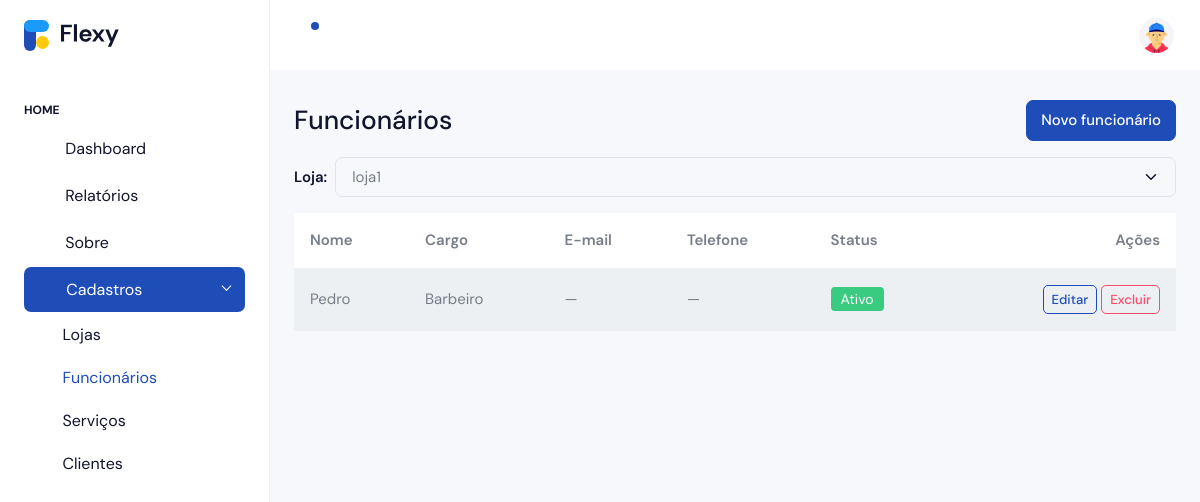
Before: /cadastro/funcionarios/ (signed in) with the older database file.
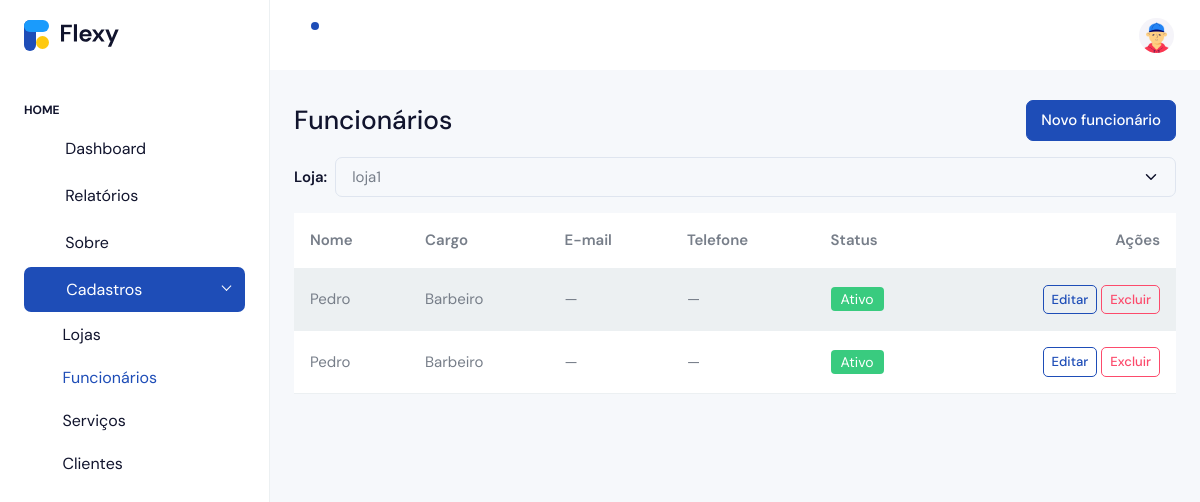
After: the same page with the newer database file.
### apps/cadastro/models.py (models this page shows, shortened)
class Funcionario(models.Model):
    class Cargo(models.TextChoices):
        BARBEIRO = 'barbeiro', 'Barbeiro'
        CABELEIREIRO = 'cabeleireiro', 'Cabeleireiro(a)'
        MANICURE = 'manicure', 'Manicure/Pedicure'
        ESTETICISTA = 'esteticista', 'Esteticista'
        SOMBRANCELHA = 'sobrancelha', 'Designer de Sobrancelha'
        RECEPCAO = 'recepcao', 'Recepção'
        OUTRO = 'outro', 'Outro'
    phone_regex = RegexValidator(
        r'^\+?\d{10,15}$',
        'Informe telefone no formato internacional, ex.: +5585...'
    )
    loja = models.ForeignKey('Loja', on_delete=models.CASCADE, related_name='funcionarios')
    nome = models.CharField(max_length=120)
    cargo = models.CharField(max_length=20, choices=Cargo.choices, default=Cargo.BARBEIRO)
    email = models.EmailField(blank=True, null=True)
    telefone = models.CharField(max_length=17, blank=True, null=True, validators=[phone_regex])
    slug = models.SlugField(max_length=160, blank=True)
    ativo = models.BooleanField(default=True)
    criado_em = models.DateTimeField(auto_now_add=True)
    atualizado_em = models.DateTimeField(auto_now=True)
    class Meta:
        verbose_name = 'Funcionário'
        verbose_name_plural = 'Funcionários'
        unique_together = (('loja', 'slug'),)
        ordering = ('nome',)

### apps/cadastro/views.py (the view, shortened to what this page needs)
# urls.py: path('funcionarios/', views.funcionarios, name='funcionarios'),
@login_required
@subscription_required
def funcionarios(request):
    if not getattr(request.user, 'is_owner', False):
        return redirect('accounts:owner_login')
    lojas_qs = request.user.lojas.order_by('nome')
    loja = _get_loja_ativa(request, lojas_qs)
    target = request.headers.get('HX-Target')
    form = FuncionarioForm(lojas=lojas_qs, initial={'loja': loja})
    inst = Funcionario(loja=loja)
    formset = _agenda_formset(inst)
    qs = loja.funcionarios.order_by('nome')
    ctx = {'lojas': lojas_qs, 'loja': loja, 'form': form, 'formset': formset, 'funcionarios': qs}
    if request.headers.get('HX-Request') and target != 'content':
        return render(request, 'cadastro/partials/funcionarios.html', ctx)
    return render(request, 'cadastro/funcionarios.html', ctx)

### apps/cadastro/forms.py (shortened to what this page needs)
class FuncionarioForm(forms.ModelForm):
    loja = forms.ModelChoiceField(queryset=Loja.objects.none(), label="Loja")
    class Meta:
        model = Funcionario
        fields = ["loja", "nome", "cargo", "email", "telefone", "ativo"]
        labels = {
            "nome": "Nome",
            "cargo": "Cargo",
            "email": "E-mail",
            "telefone": "Telefone",
            "ativo": "Ativo?",
            "loja": "Loja",
        }
        widgets = {
            "nome": forms.TextInput(attrs={"placeholder": "Ex.: Pedro Alves"}),
            "email": forms.EmailInput(attrs={"placeholder": "exemplo@dominio.com"}),
            "telefone": forms.TextInput(attrs={"placeholder": "+5585..."}),
        }
    def __init__(self, *args, **kwargs):
        lojas = kwargs.pop("lojas", Loja.objects.none())
        super().__init__(*args, **kwargs)
        self.fields["loja"].queryset = lojas

### apps/accounts/models.py (called while the page is built)
    def is_active(self) -> bool:
        return timezone.now() <= self.end_date

### apps/cadastro/models.py (called while the page is built)
    def __str__(self):
        return f"{self.nome} ({self.owner.email})"

### apps/cadastro/templates/cadastro/funcionarios.html (shortened to what this page needs)
{% extends 'accounts/index.html' %}
{% block content %}
<div class="d-flex justify-content-between align-items-center mb-3">
  <h3 class="m-0">Funcionários</h3>
  <button class="btn btn-primary" data-bs-toggle="modal" data-bs-target="#modalFuncionario">
    Novo funcionário
  </button>
</div>
<form id="filtros-func" class="mb-3 d-flex gap-2">
  <label class="form-label m-0 align-self-center">Loja:</label>
  <select name="loja_filtro" class="form-select"
          hx-get="{% url 'cadastro:funcionarios' %}"
          hx-target="#funcionarios-tbody"
          hx-select="#funcionarios-tbody"
          hx-swap="outerHTML"
          hx-indicator="#funcionarios-loading"
          hx-push-url="true"
          hx-trigger="change">
    {% for l in lojas %}
      <option value="{{ l.id }}" {% if loja and l.id == loja.id %}selected{% endif %}>{{ l.nome }}</option>
    {% endfor %}
  </select>
</form>
<div class="table-responsive">
  <table class="table table-striped align-middle">
    <thead>
      <tr><th>Nome</th><th>Cargo</th><th>E-mail</th><th>Telefone</th><th>Status</th><th class="text-end">Ações</th></tr>
    </thead>
    {% include 'cadastro/partials/funcionarios.html' %}
  </table>
</div>
{% endblock %}

### apps/cadastro/templates/cadastro/partials/funcionarios.html
<tbody id="funcionarios-tbody">
  {% for f in funcionarios %}
  <tr>
    <td>{{ f.nome }}</td>
    <td>{{ f.get_cargo_display }}</td>
    <td>{{ f.email|default:"—" }}</td>
    <td>{{ f.telefone|default:"—" }}</td>
    <td>
      {% if f.ativo %}
        <span class="badge bg-success">Ativo</span>
      {% else %}
        <span class="badge bg-secondary">Inativo</span>
      {% endif %}
    </td>
    <td class="text-end">
      <button
        class="btn btn-sm btn-outline-primary"
        hx-get="{% url 'cadastro:funcionario_edit' f.pk %}"
        hx-target="#modalFuncionarioOps .modal-content"
        hx-swap="innerHTML"
        hx-on="htmx:afterOnLoad: (function(){ const m=document.getElementById('modalFuncionarioOps'); if(m){ bootstrap.Modal.getOrCreateInstance(m).show(); } })()"
      >
        Editar
      </button>
      <button
        class="btn btn-sm btn-outline-danger"
        hx-get="{% url 'cadastro:funcionario_delete' f.pk %}"
        hx-target="#modalFuncionarioOps .modal-content"
        hx-swap="innerHTML"
        hx-on="htmx:afterOnLoad: (function(){ const m=document.getElementById('modalFuncionarioOps'); if(m){ bootstrap.Modal.getOrCreateInstance(m).show(); } })()"
      >
        Excluir
      </button>
    </td>
  </tr>
  {% empty %}
  <tr><td colspan="6" class="text-muted">Nenhum funcionário ainda.</td></tr>
  {% endfor %}
</tbody>

Changed rows visible on the page:
added Funcionario: nome "Pedro", cargo "Barbeiro", email "—", telefone "—", ativo "Ativo"
